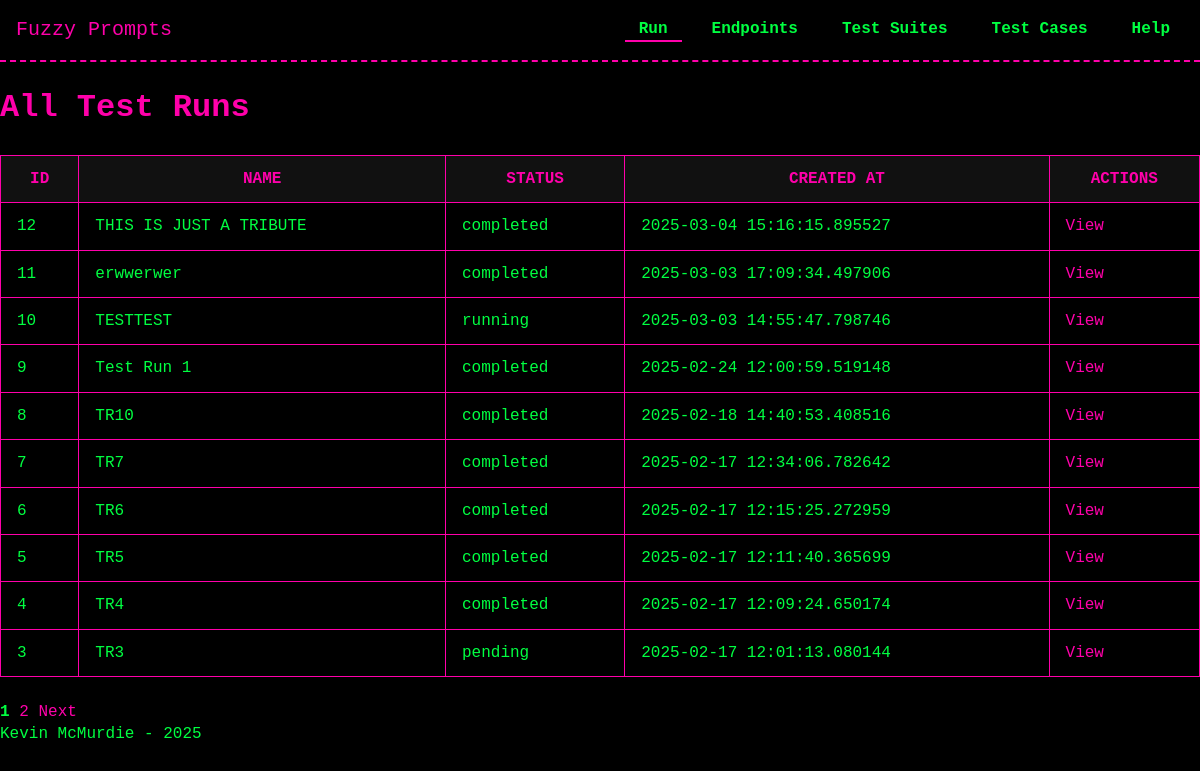
Before: /test_runs/ with the older database file.
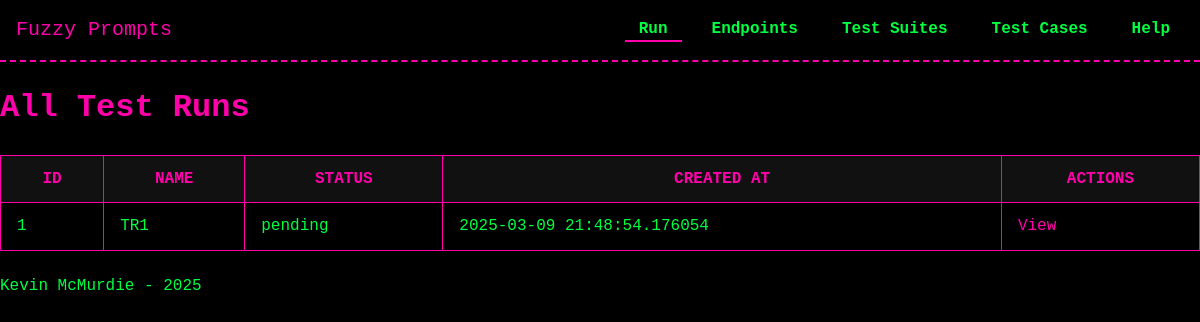
After: the same page with the newer database file.
### models/model_TestRun.py (models this page shows, shortened)
class TestRun(db.Model):
    __tablename__ = 'test_runs'
    id = db.Column(db.Integer, primary_key=True)
    name = db.Column(db.String(255), nullable=False)
    created_at = db.Column(db.DateTime, default=datetime.now)
    status = db.Column(db.String(50), default="pending")
    endpoint_id = db.Column(
        db.Integer,
        db.ForeignKey("endpoints.id", ondelete="SET NULL"),
        nullable=True
    )
    endpoint = db.relationship("Endpoint", back_populates="test_runs", passive_deletes=True)
    test_suites = db.relationship('TestSuite', secondary=test_run_suites, back_populates='test_runs')
    attempts = db.relationship('TestRunAttempt', back_populates='test_run', cascade='all, delete-orphan')

### routes/test_runs.py (the view)
@test_runs_bp.route('/', methods=['GET'])
def list_test_runs():
    page = request.args.get('page', 1, type=int)
    pagination = TestRun.query.order_by(TestRun.id.desc()).paginate(page=page, per_page=10, error_out=False)
    runs = pagination.items
    return render_template('test_runs/list_test_runs.html', test_runs=runs, pagination=pagination)

### templates/test_runs/list_test_runs.html (shortened to what this page needs)
{% extends "base.html" %}
{% block head %}
  <link rel="stylesheet" href="{{ url_for('static', filename='css/tables.css') }}">
{% endblock %}
{% block content %}
<h1>All Test Runs</h1>
{% if test_runs %}
  <table>
    <thead>
      <tr>
        <th>ID</th>
        <th>Name</th>
        <th>Status</th>
        <th>Created At</th>
        <th>Actions</th>
      </tr>
    </thead>
    <tbody>
      {% for run in test_runs %}
        <tr>
          <td>{{ run.id }}</td>
          <td>{{ run.name or 'N/A' }}</td>
          <td>{{ run.status or 'pending' }}</td>
          <td>{{ run.created_at or 'N/A' }}</td>
          <td>
            <a href="{{ url_for('test_runs_bp.view_test_run', run_id=run.id) }}">View</a>
          </td>
        </tr>
      {% endfor %}
    </tbody>
  </table>
  {% if pagination.pages > 1 %}
    <div style="margin-top: 1rem;">
      {% for p in range(1, pagination.pages + 1) %}
        {% if p == pagination.page %}
          <strong>{{ p }}</strong>
        {% else %}
          <a href="{{ url_for('test_runs_bp.list_test_runs', page=p) }}">{{ p }}</a>
        {% endif %}
      {% endfor %}
      {% if pagination.has_next %}
        <a href="{{ url_for('test_runs_bp.list_test_runs', page=pagination.next_num) }}">Next</a>
      {% endif %}
    </div>
  {% endif %}
{% else %}
  <p>No test runs found.</p>
{% endif %}
{% endblock %}

Changed rows visible on the page:
removed TestRun: id "12", name "THIS IS JUST A TRIBUTE", status "completed", created_at "2025-03-04 15:16:15.895527"
removed TestRun: id "11", name "erwwerwer", status "completed", created_at "2025-03-03 17:09:34.497906"
removed TestRun: id "10", name "TESTTEST", status "running", created_at "2025-03-03 14:55:47.798746"
removed TestRun: id "9", name "Test Run 1", status "completed", created_at "2025-02-24 12:00:59.519148"
removed TestRun: id "8", name "TR10", status "completed", created_at "2025-02-18 14:40:53.408516"
removed TestRun: id "7", name "TR7", status "completed", created_at "2025-02-17 12:34:06.782642"
removed TestRun: id "6", name "TR6", status "completed", created_at "2025-02-17 12:15:25.272959"
removed TestRun: id "5", name "TR5", status "completed", created_at "2025-02-17 12:11:40.365699"
removed TestRun: id "4", name "TR4", status "completed", created_at "2025-02-17 12:09:24.650174"
removed TestRun: id "3", name "TR3", status "pending", created_at "2025-02-17 12:01:13.080144"
now on this page (row edited): TestRun: id "1", name "TR1", status "pending", created_at "2025-03-09 21:48:54.176054"
Other visible differences:
list line gone: "1"
list line gone: "2"
text no longer shown: "Next"
